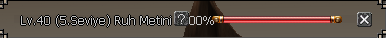
#> input picture tests/hp_client2_template.png, 386 x 38 px
$ python -i combat.py   (imports and definitions only)
#> lines starting #> are read from the running program, lines starting #| are printed output that depends on the picture; after the words box and inside, x2 and y2 are one past the last pixel; in counts of white or black regions, pixels touching at a corner belong together
#> further down, picture is the input picture: shape (38, 386, 3); mean B, G, R 70.4, 79.3, 91.7
"""Lightweight visual signals used by the combat state machine."""

from __future__ import annotations

import cv2
import numpy as np


TARGET_DISTANCE_WEIGHT = 0.45
TARGET_SIZE_WEIGHT = 0.30
TARGET_CONFIDENCE_WEIGHT = 0.15
TARGET_STABILITY_WEIGHT = 0.10
TARGET_MAX_BOX_AREA = 25000.0
TARGET_STABLE_RADIUS = 8.0

HP_BAR_RED_MIN = 145
HP_BAR_RED_GREEN_GAP = 55
HP_BAR_RED_BLUE_GAP = 45


# [389 lines left out: functions _index_runs, _bright_red_mask, locate_hp_bar, is_credible_hp_bar, match_hp_panel_anchor, hp_panel_presence_vote and 5 more, not called in this run]


def is_hp_panel_authoritative(hp_visible, now, ignore_until=0.0):
    """Return whether the visible HP panel may drive the current state."""
    return bool(hp_visible and float(now) >= float(ignore_until or 0.0))


# [114 lines left out: functions prepare_scene_frame, estimate_scene_motion, not called in this run]


def estimate_red_fill(frame_bgr: np.ndarray):
    """Return the red HP fill extent (0..1) for a tightly selected bar ROI."""
    if frame_bgr is None or frame_bgr.size == 0:
        return None
    height, width = frame_bgr.shape[:2]
#> height = 38; width = 386
    if height < 3 or width < 8:
        return None

    hsv = cv2.cvtColor(frame_bgr, cv2.COLOR_BGR2HSV)
#> hsv: shape (38, 386, 3); mean H, S, V 18.8, 56.7, 91.8
    low_red = cv2.inRange(hsv, (0, 75, 45), (17, 255, 255))
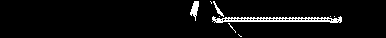
#> low_red: shape (38, 386); 4.7% white in thin lines or dots, all inside (x1, y1, x2, y2) = (190, 1, 342, 37)
    high_red = cv2.inRange(hsv, (165, 75, 45), (179, 255, 255))
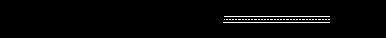
#> high_red: shape (38, 386); 1.9% white in thin lines or dots, all inside (x1, y1, x2, y2) = (223, 16, 330, 23)
    red = cv2.bitwise_or(low_red, high_red)
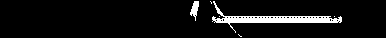
#> red: shape (38, 386); 6.6% white; 6 white regions (4 under 20 px), largest, box (x1, y1, x2, y2) and area: (212, 1, 342, 33) 867, (190, 1, 199, 21) 97
    red = cv2.morphologyEx(red, cv2.MORPH_OPEN, np.ones((2, 2), np.uint8))
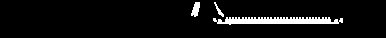
#> red: shape (38, 386); 6% white; 3 white regions, box (x1, y1, x2, y2) and area: (213, 17, 343, 25) 747, (191, 2, 200, 17) 89, (214, 2, 224, 17) 44
    red = cv2.morphologyEx(red, cv2.MORPH_CLOSE, np.ones((1, 3), np.uint8))
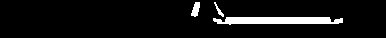
#> red: shape (38, 386); 6.6% white; 3 white regions, box (x1, y1, x2, y2) and area: (213, 17, 343, 25) 833, (191, 2, 200, 17) 90, (214, 2, 224, 17) 44

    # Ince yatay/dusey cerceve piksellerini dolgu sanma. Gercek dolgu, cubuk
    # yuksekliginin belirgin bir bolumunu kaplar.
    min_rows = max(3, int(np.ceil(height * 0.35)))
#> min_rows = 14
    active_columns = np.flatnonzero(np.count_nonzero(red, axis=0) >= min_rows)
#> active_columns = [195, 196, 197]
    if active_columns.size < 2:
        return None

    # Sag cerceve ayri bir kirmizi sutun olabilir. Soldan baslayan en genis
    # kesintisiz kirmizi parcayi secerek cerceveyi dolgu hesabindan cikar.
    runs = []
    start = previous = int(active_columns[0])
#> start = 195; previous = 195
    for value in active_columns[1:]:
        value = int(value)
        if value - previous > 2:
            runs.append((start, previous))
            start = value
        previous = value
#> this loop made 2 passes
#> (value, previous) on passes 1 to 2: (196, 196), (197, 197)
#> after the loop, runs = []
    runs.append((start, previous))

    left_runs = [run for run in runs if run[0] <= int(width * 0.30)]
#> left_runs = []
    if not left_runs:
        return None
    first, last = max(left_runs, key=lambda run: run[1] - run[0])
    if last - first + 1 < 2:
        return None
    return float(np.clip((last + 1) / max(1, width), 0.0, 1.0))

>>> import cv2
>>> picture = cv2.imread('../../../tests/hp_client2_template.png')
>>> result = estimate_red_fill(picture)
